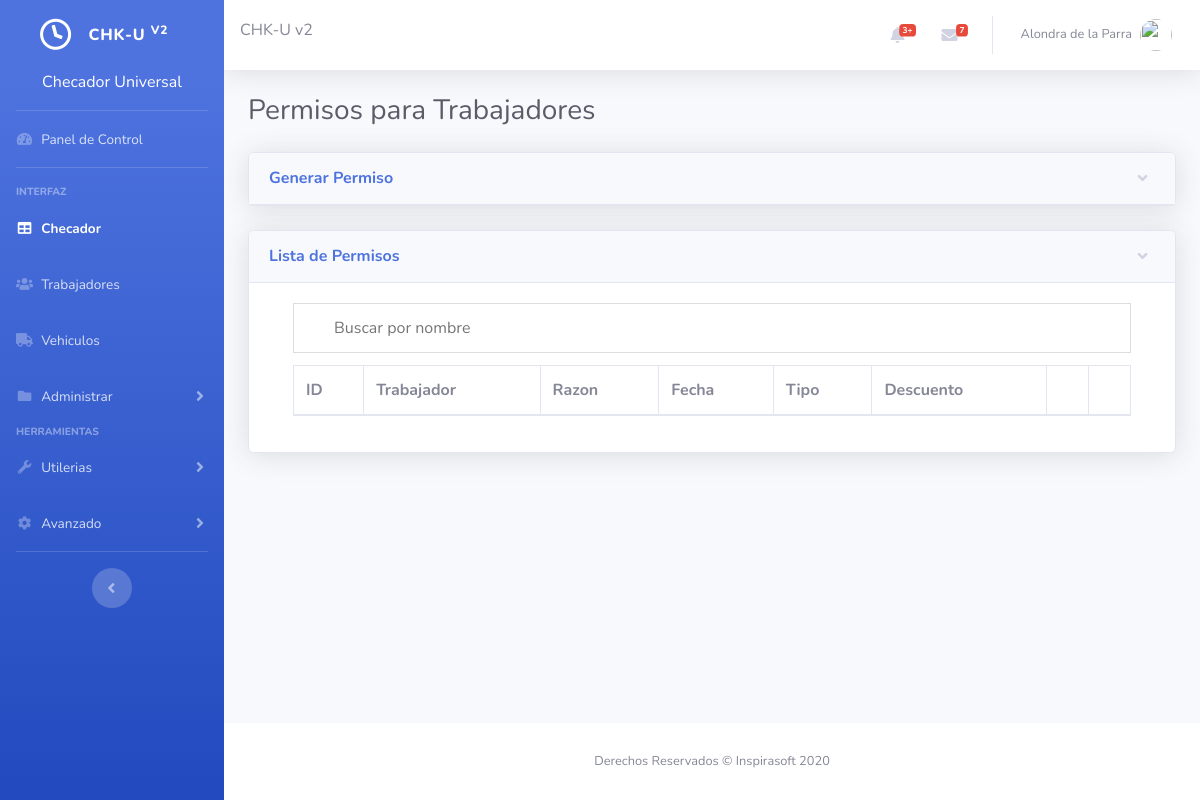
/permisos.php, run on an earlier commit of the app's database.
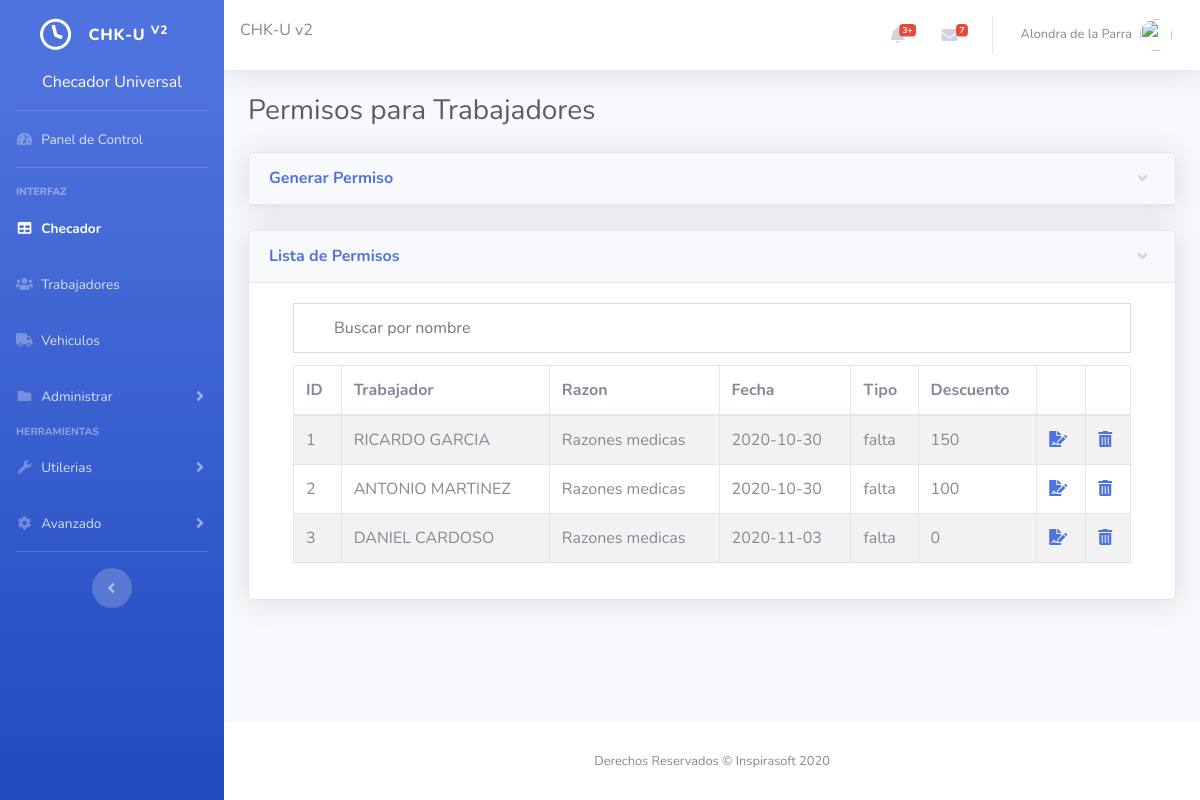
And on a later commit of the database.
### tables this page shows
CREATE TABLE `permisos` (
  `id` int(11) NOT NULL,
  `id_trabajador` int(11) NOT NULL,
  `razon` varchar(45) NOT NULL,
  `fecha` date NOT NULL,
  `tipo` varchar(45) NOT NULL,
  `descuento` double NOT NULL
);

CREATE TABLE `trabajadores` (
  `id` int(11) NOT NULL,
  `nombre` varchar(50) DEFAULT NULL,
  `direccion` varchar(75) DEFAULT NULL,
  `telefono` varchar(10) DEFAULT NULL,
  `genero` varchar(10) DEFAULT NULL,
  `estado_civil` varchar(10) DEFAULT NULL,
  `id_departamento` int(11) DEFAULT NULL,
  `puesto` varchar(45) DEFAULT NULL,
  `tipo_pago` varchar(45) DEFAULT NULL,
  `sueldo` decimal(8,2) DEFAULT NULL,
  `tarjeta` varchar(32) DEFAULT NULL,
  `fecha_ingreso` date DEFAULT NULL,
  `fecha_nacimiento` date DEFAULT NULL
);

### permisos.php (the view, shortened to what the changed rows need)
<?php
include 'header.html';
include 'sidebar.php';
$sql_permisos = "SELECT permisos.id,
trabajadores.nombre,
permisos.razon,
 permisos.fecha,
 permisos.tipo,
 permisos.descuento
FROM permisos, trabajadores
WHERE permisos.id_trabajador=trabajadores.id";
$consulta_permisos = mysqli_query($conexion, $sql_permisos);
?>
<div id="content">
    <div class="container-fluid">
        <h1 class="h3 mb-4 text-gray-800">Permisos para Trabajadores</h1>
        <div class="row alta_row">
            <div class="card shadow mb-4">
                <div class="collapse show" id="LISTA">
                    <div class="card-body">
                        <div class="container">
                            <div class="row">
                                <div class="col-lg-12">
                                    <div class="table-responsive">
                                        <table id="myTable" class="table table-striped table-bordered" style="width:100%" data-pagecount="1">
                                            <thead>
                                                <tr>
                                                    <th onclick="sortTable(0)">ID</th>
                                                    <th onclick="sortTable(1)">Trabajador</th>
                                                    <th onclick="sortTable(2)">Razon</th>
                                                    <th onclick="sortTable(3)">Fecha</th>
                                                    <th onclick="sortTable(4)">Tipo</th>
                                                    <th onclick="sortTable(5)">Descuento</th>
                                                    <th></th>
                                                    <th></th>
                                                </tr>
                                            </thead>
                                            <tbody>
                                                <?php
                                                while ($row_permisos = mysqli_fetch_array($consulta_permisos, MYSQLI_ASSOC)) {
                                                    $id_permiso = $row_permisos['id'];
                                                    $nombre_trabajador_permiso = $row_permisos['nombre'];
                                                    $razon_permiso = $row_permisos['razon'];
                                                    $fecha_permiso = $row_permisos['fecha'];
                                                    $tipo_permiso = $row_permisos['tipo'];
                                                    $descuento_permiso = $row_permisos['descuento'];
                                                ?>
                                                    <tr>
                                                        <td><?php echo $id_permiso; ?></td>
                                                        <td><?php echo $nombre_trabajador_permiso; ?></td>
                                                        <td><?php echo $razon_permiso; ?></td>
                                                        <td><?php echo $fecha_permiso; ?></td>
                                                        <td><?php echo $tipo_permiso; ?></td>
                                                        <td><?php echo $descuento_permiso; ?></td>
                                                        <td>
                                                            <?php
                                                            echo "
                                                            <a data-toggle='modal' href='#modificar_permiso'
                                                                onclick='editar(&quot;$id_permiso&quot;,
                                                                                &quot;$nombre_trabajador_permiso&quot;,
                                                                                &quot;$razon_permiso&quot;,
                                                                                &quot;$fecha_permiso&quot;,
                                                                                &quot;$tipo_permiso&quot;,
                                                                                &quot;$descuento_permiso&quot;);'>
                                                                    <i class='fas fa-file-signature'></i>
                                                            </a>
                                                            ";
                                                            ?>
                                                        </td>
                                                        <td>
                                                            <?php
                                                            echo "
                                                            <a data-toggle='modal' href='#eliminar_permiso'
                                                                onclick='eliminar(&quot;$id_permiso&quot;,
                                                                            &quot;$nombre_trabajador_permiso&quot;);'>
                                                                    <i class='fas fa-trash-alt'></i>
                                                            </a>
                                                            ";
                                                            ?>
                                                        </td>
                                                    </tr>
                                                <?php
                                                }
                                                ?>
                                            </tbody>
                                        </table>
                                    </div>
                                </div>
                            </div>
                        </div>
                    </div>
                </div>
            </div>
        </div>
    </div>
</div>
<?php include 'footer.php'; ?>

What changed in the data, as far as the page shows it:
added permisos: id "1", id_trabajador.nombre "RICARDO GARCIA", razon "Razones medicas", fecha "2020-10-30", tipo "falta", descuento "150"
added permisos: id "2", id_trabajador.nombre "ANTONIO MARTINEZ", razon "Razones medicas", fecha "2020-10-30", tipo "falta", descuento "100"
added permisos: id "3", id_trabajador.nombre "DANIEL CARDOSO", razon "Razones medicas", fecha "2020-11-03", tipo "falta", descuento "0"
